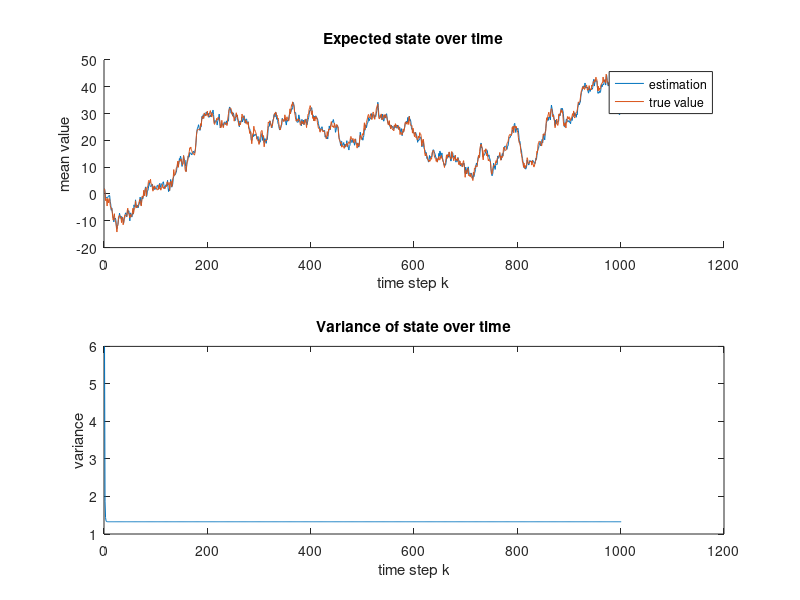
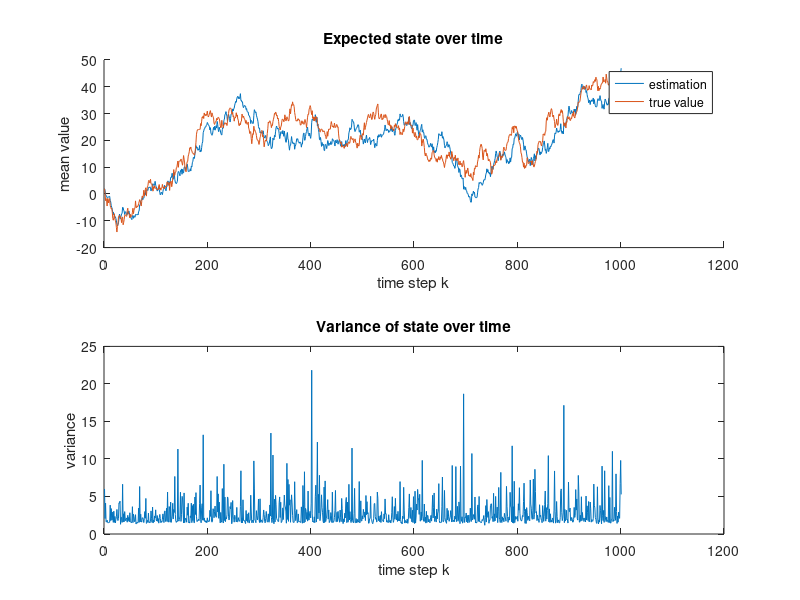

Here is the MATLAB script that generated these plots, in order: (Note: this script raises an error after producing the figures.)
clc;clear
%% Kalman filter
% Parameters
Q = 1.5;
R = 2.5;
% The first time step is x_0
T = 1000+1; % time step
A = 1;
H = 1;

% Initialization
P = zeros(T,1);
x = zeros(T,1);
x_hat = zeros(T,1);
y = zeros(T,1);

% Initial state
x(1) = 2;
x_hat(1) = 2;
P(1) = 6;

% Generate samples and measurements
for i = 2:T
    x(i) = x(i-1) + sqrt(Q)*randn;
end

for i = 1:T
    y(i) = x(i) + sqrt(R)*randn;
end


% Kalman filtering
for i = 2:T
    x_hat(i) = A*x_hat(i-1);
    P(i) = A*P(i-1)*A' + Q;
    
    S = H*P(i)*H' + R;
    K = P(i)*H/S;
    v = y(i) - H*x_hat(i);
    
    x_hat(i) = x_hat(i) + K*v;
    P(i) = P(i) - K*S*K';
end

mse_kf = mean((x-x_hat).^2);

figure
subplot(2,1,1)
hold on
plot(x_hat)
plot(x)
xlabel('time step k')
ylabel('mean value')
legend('estimation','true value')
title('Expected state over time')
subplot(2,1,2)
plot(P)
xlabel('time step k')
ylabel('variance')
title('Variance of state over time')


%% Partical filter without resampling
% Draw samples from proposal (motion model)
N = 500;
x_sis = zeros(T,1);
P_hat = zeros(T,1);
x_sis(1) = 2;
P_hat(1) = 6;
q = sqrt(Q);
r = sqrt(R);
w = zeros(N,T);
w(:,1) = 1/N*ones(N,1);
samples = zeros(N,T);
for i = 2:T
    samples(:,i-1) = normrnd(x_sis(i-1),q,N,1);
    pyx = normpdf(samples(:,i-1),y(i),r);
    w_tilde = w(:,i-1).*pyx;
    w(:,i) = w_tilde/sum(w_tilde);
    x_sis(i) = sum(w(:,i).*samples(:,i-1));
    P_hat(i) = mean((x_sis(i)-samples(:,i-1)).^2);
end

mse_pf = mean((x-x_sis).^2);

figure
subplot(2,1,1)
hold on
plot(x_sis)
plot(x)
xlabel('time step k')
ylabel('mean value')
legend('estimation','true value')
title('Expected state over time')
subplot(2,1,2)
plot(P_hat)
xlabel('time step k')
ylabel('variance')
title('Variance of state over time')

PostPlot(samples(:,1:end-1),w(:,2:end),x_hat(2:end)',P(2:end)',N,T-1,0)

%% Partical filter with resampling
for i = 2:T
    samples = normrnd(x_hat(i-1),q,N,1);
    pyx = normpdf(samples,y(i),r);
    w_tilde = w.*pyx;
    w = w_tilde/sum(w_tilde);
    [samples,w] = resample(samples,w);
    x_hat(i) = sum(w.*samples);
    P_hat(i) = mean((x_hat(i)-samples).^2);
end

mse_pfre = mean((x-x_hat).^2);

figure
subplot(2,1,1)
hold on
plot(x_hat)
plot(x)
xlabel('time step k')
ylabel('mean value')
legend('estimation','true value')
title('Expected state over time')
subplot(2,1,2)
plot(P_hat)
xlabel('time step k')
ylabel('variance')
title('Variance of state over time')
